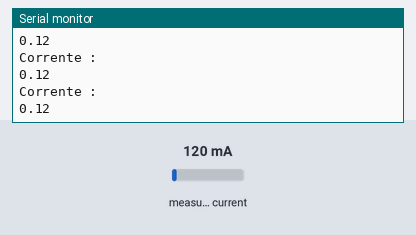
Simulated run of this sketch. Board: Arduino Uno, built with avr-gcc and run on an emulated ATmega328P. Shown: the last lines printed to the serial monitor. Inputs (shaded band) come from the test bench; at power-on: measured current 120 mA.

Above: at 1.6 s.
1.7 s: measured current set to 40 mA
At 2.8 s:
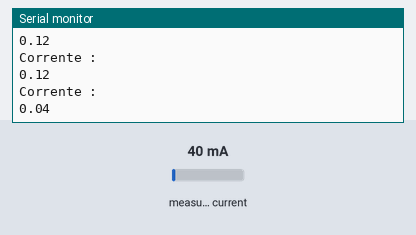
3.2 s: measured current set to 500 mA
At 4.1 s:
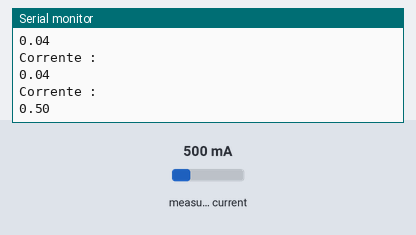
Timing chart, 0 to 6.2 s (numbered marks = the images above; inputs shaded):
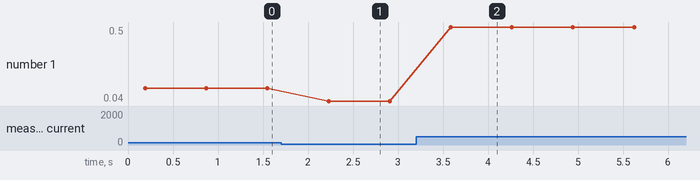

The sketch:

current_only.ino
```cpp
#include "EmonLib.h"

EnergyMonitor emon1;

int rede = 120;

int pino_sct = A1;

void setup(){
  Serial.begin(9600);
  emon1.current(pino_sct,60.6);

}

void loop(){
  double Irms = emon1.calcIrms(1480);
  Serial.println("Corrente : ");
  Serial.println(Irms);
  delay(500);

}
```

Measured:
- after the input at 1.7 s, the serial monitor: prints a new line after 0.53 s (image 1)
- after the input at 3.2 s, the serial monitor: prints a new line after 0.39 s (image 2)
- plotted number 1: 0.12 → 0.04 after the input at 1.7 s, 0.04 → 0.5 after the input at 3.2 s
